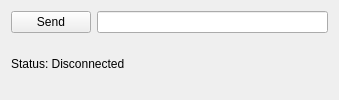
<?xml version="1.0" encoding="UTF-8"?>
<ui version="4.0">
 <class>Widget</class>
 <widget class="QWidget" name="Widget">
  <property name="geometry">
   <rect>
    <x>0</x>
    <y>0</y>
    <width>339</width>
    <height>100</height>
   </rect>
  </property>
  <property name="windowTitle">
   <string>Widget</string>
  </property>
  <layout class="QVBoxLayout" name="verticalLayout_2">
   <item>
    <layout class="QVBoxLayout" name="verticalLayout">
     <item>
      <layout class="QHBoxLayout" name="horizontalLayout_2">
       <item>
        <widget class="QPushButton" name="send">
         <property name="text">
          <string>Send</string>
         </property>
        </widget>
       </item>
       <item>
        <widget class="QLineEdit" name="text"/>
       </item>
      </layout>
     </item>
     <item>
      <layout class="QHBoxLayout" name="horizontalLayout">
       <item>
        <widget class="QLabel" name="state">
         <property name="text">
          <string>Status: Disconnected</string>
         </property>
        </widget>
       </item>
       <item>
        <spacer name="horizontalSpacer">
         <property name="orientation">
          <enum>Qt::Horizontal</enum>
         </property>
         <property name="sizeHint" stdset="0">
          <size>
           <width>40</width>
           <height>20</height>
          </size>
         </property>
        </spacer>
       </item>
      </layout>
     </item>
    </layout>
   </item>
  </layout>
 </widget>
 <layoutdefault spacing="6" margin="11"/>
 <resources/>
 <connections/>
</ui>
